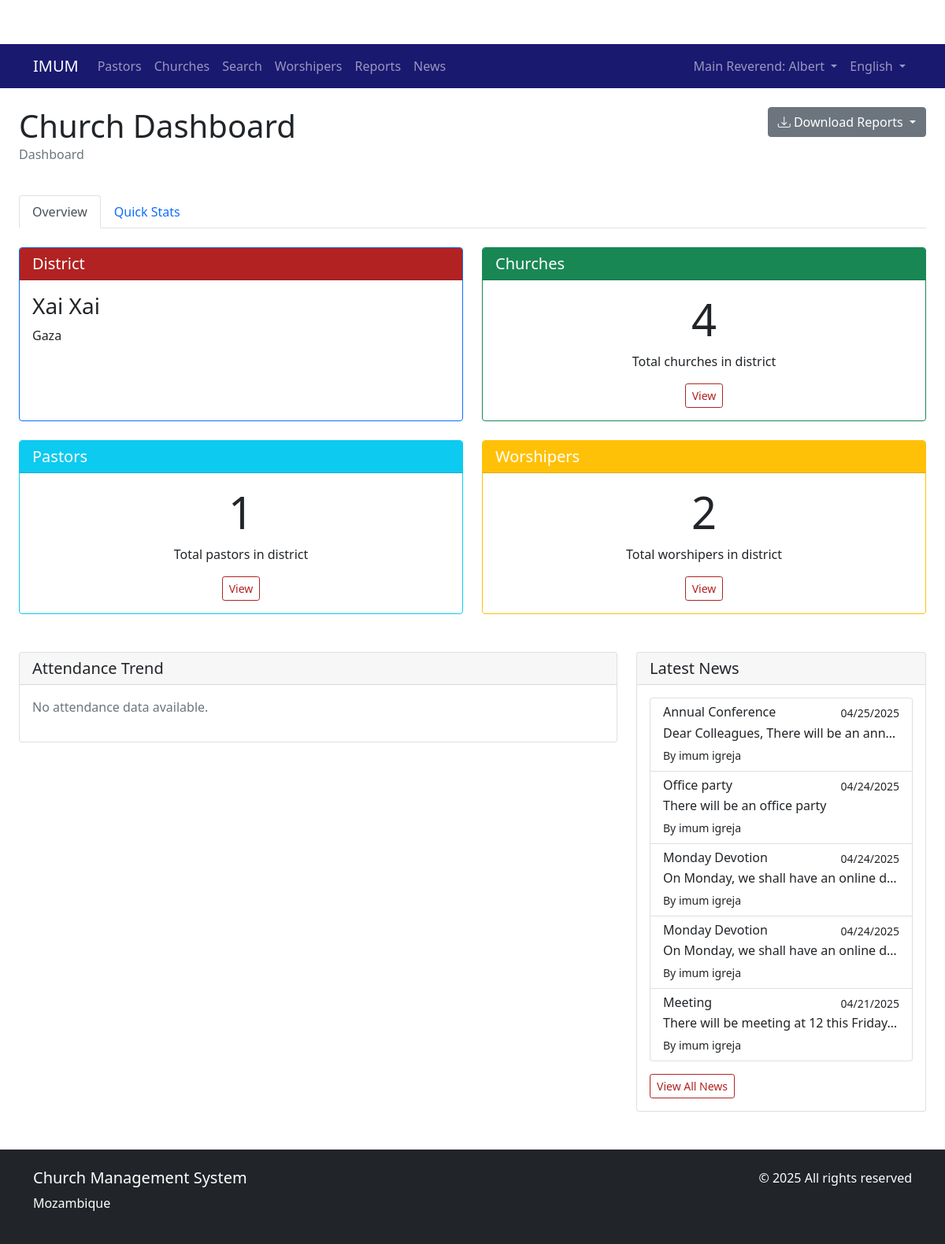
/ (signed in), run on an earlier commit of the app's database.
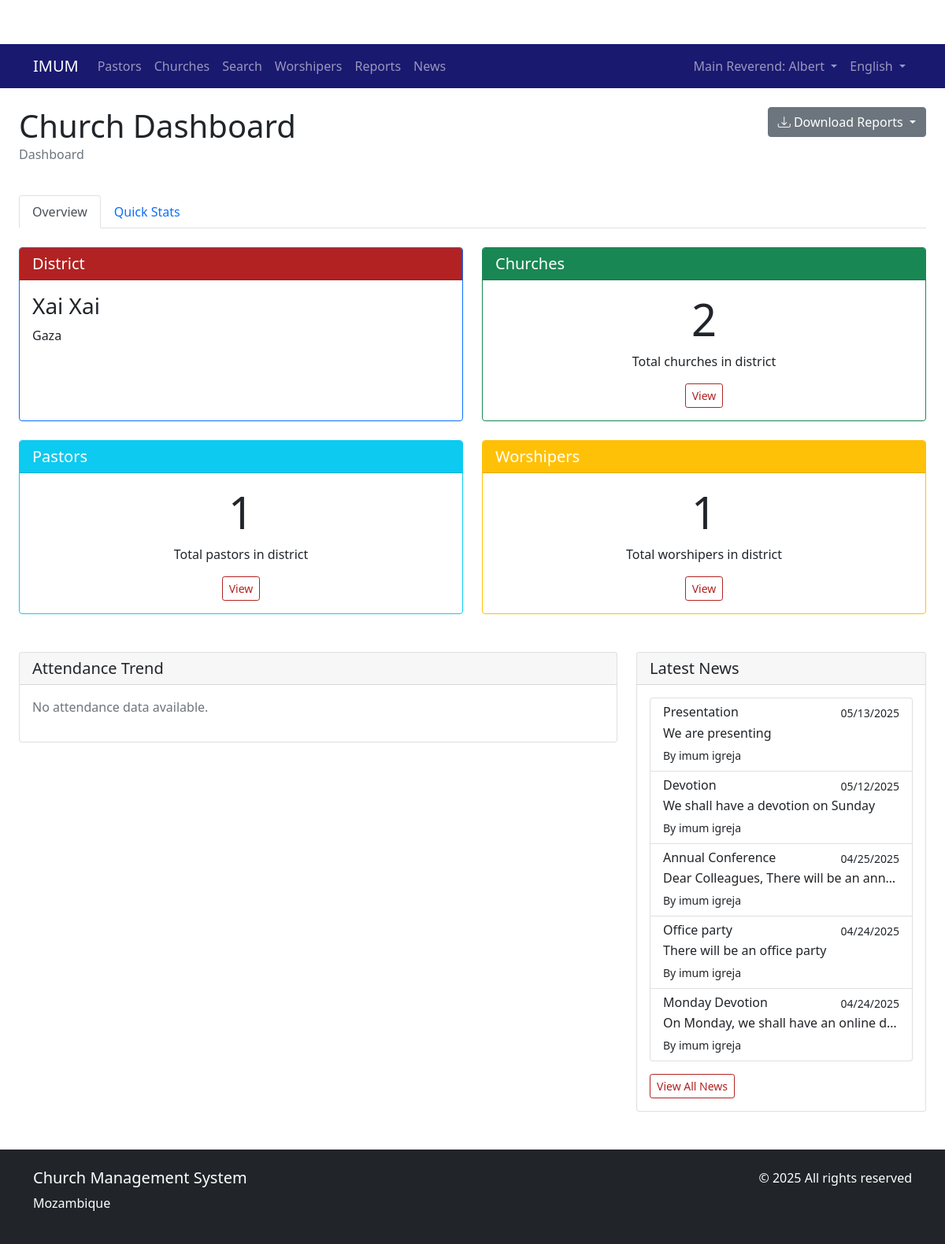
And on a later commit of the database.
### church/models.py (models this page shows, shortened)
class News(models.Model):
    title = models.CharField(max_length=200)
    content = models.TextField()
    author = models.ForeignKey(User, on_delete=models.CASCADE)
    created_at = models.DateTimeField(auto_now_add=True)
    updated_at = models.DateTimeField(auto_now=True)
    is_published = models.BooleanField(default=True)
    emails_sent = models.BooleanField(default=False)
    email_sent_at = models.DateTimeField(null=True, blank=True)
    target_audience = models.CharField(max_length=20, choices=(
        ('ALL', _('All Users')),
        ('REVERENDS', _('Main Reverends and Pastors')),
        ('PASTORS', _('Pastors Only')),
    ), default='ALL')
    class Meta:
        verbose_name = _('News')
        verbose_name_plural = _('News')
        ordering = ['-created_at']
    def __str__(self):
        return self.title

class User(AbstractUser):
    ROLE_CHOICES = (
        ('ADMIN', _('Admin')),
        ('MAIN_REVEREND', _('Main Reverend')),
        ('PASTOR', _('Pastor')),
    )
    GENDER_CHOICES = (
        ('M', _('Male')),
        ('F', _('Female')),
        ('O', _('Other')),
    )
    PASTOR_CATEGORY_CHOICES = (
        ('DEACON', _('Deacon')),
        ('PROBATIONARY', _('Probationary')),
        ('PRESBYTER', _('Presbyter')),
    )
    role = models.CharField(max_length=20, choices=ROLE_CHOICES, default='PASTOR')
    phone_number = models.CharField(max_length=20, blank=True, null=True)
    profile_picture = models.ImageField(upload_to='profile_pics/', blank=True, null=True)
    address = models.TextField(blank=True, null=True)
    gender = models.CharField(max_length=1, choices=GENDER_CHOICES, blank=True, null=True)
    date_of_birth = models.DateField(blank=True, null=True)
    created_by = models.ForeignKey(
        'self',
        on_delete=models.SET_NULL,
        null=True,
        blank=True,
        related_name='created_users',
        verbose_name=_('Created By')
    )
    groups = models.ManyToManyField(
        Group,
        verbose_name=_('groups'),
        blank=True,
        help_text=_(
            'The groups this user belongs to. A user will get all permissions '
            'granted to each of their groups.'
        ),
        related_name="church_user_set",
        related_query_name="church_user",
    )
    user_permissions = models.ManyToManyField(
        Permission,
        verbose_name=_('user permissions'),
        blank=True,
        help_text=_('Specific permissions for this user.'),
        related_name="church_user_set",
        related_query_name="church_user",
    )
    pastor_category = models.CharField(
        max_length=20,
        choices=PASTOR_CATEGORY_CHOICES,
        null=True,
        blank=True,
        verbose_name=_('Pastor Category')
    )
    class Meta:
        verbose_name = _('user')
        verbose_name_plural = _('users')

### church/views.py (the view, shortened to what this page needs)
# urls.py: path('', views.dashboard, name='dashboard'),
@login_required
def dashboard(request):
    context = {}
    one_year_ago = datetime.now().date() - timedelta(days=365)
    if request.user.is_superuser or request.user.role == 'ADMIN':
        context['provinces'] = Province.objects.count()
        context['districts'] = District.objects.count()
        context['churches'] = Church.objects.count()
        context['main_reverends'] = User.objects.filter(role='MAIN_REVEREND').count()
        context['pastors'] = User.objects.filter(role='PASTOR').count()
        context['worshipers'] = Worshiper.objects.count()
        context['attendance_data'] = Attendance.objects.values('date').annotate(total=Sum('total')).order_by('date')[:30]
        context['baptized_count'] = Worshiper.objects.filter(is_baptized=True).count()
        context['avg_attendance'] = Attendance.objects.aggregate(avg=Avg('total'))['avg'] or 0
        context['new_members'] = Worshiper.objects.filter(created_at__gte=one_year_ago).count()
        context['gender_distribution'] = Worshiper.objects.values('gender').annotate(count=Count('gender')).order_by('gender')
    elif request.user.role == 'MAIN_REVEREND':
        district = District.objects.get(main_reverend=request.user)
        context['district'] = district
        context['churches'] = Church.objects.filter(district=district).count()
        context['pastors'] = User.objects.filter(
            Q(role='PASTOR') & (Q(churches__district=district) | Q(created_by=request.user))
        ).distinct().count()
        context['worshipers'] = Worshiper.objects.filter(church__district=district).count()
        context['attendance_data'] = Attendance.objects.filter(
            church__district=district
        ).values('date').annotate(total=Sum('total')).order_by('date')[:30]
        context['baptized_count'] = Worshiper.objects.filter(church__district=district, is_baptized=True).count()
        context['avg_attendance'] = Attendance.objects.filter(church__district=district).aggregate(avg=Avg('total'))['avg'] or 0
        context['new_members'] = Worshiper.objects.filter(
            church__district=district, created_at__gte=one_year_ago
        ).count()
        context['gender_distribution'] = Worshiper.objects.filter(
            church__district=district
        ).values('gender').annotate(count=Count('gender')).order_by('gender')
    context['news'] = News.objects.order_by('-created_at')[:5]
    logger.info(f"Dashboard for {request.user.username} ({request.user.role}): {context}")
    return render(request, 'church/dashboard.html', context)

### church/models.py (called while the page is built)
    def __str__(self):
        return f"{self.name}, {self.province.name}"

### templates/church/dashboard.html (shortened to what the changed rows need)
{% extends "church/base.html" %}
{% load i18n %}
{% block content %}
<div class="container-fluid">
    <div class="row mb-4">
        <div class="col">
            <h1 class="mb-0">{% trans "Church Dashboard" %}</h1>
        </div>
    </div>
    <div class="tab-content">
        <div class="tab-pane fade show active" id="overview">
            <div class="row">
                {% if user.is_superuser or user.role == 'ADMIN' %}
                    <div class="col-md-4 mb-4">
                        <div class="card h-100 border-primary">
                            <div class="card-header bg-primary text-white">
                                <h5 class="card-title mb-0">{% trans "Provinces" %}</h5>
                            </div>
                            <div class="card-body text-center">
                                <h2 class="display-4">{{ provinces }}</h2>
                                <p class="card-text">{% trans "Total provinces" %}</p>
                                <a href="{% url 'church:province_list' %}" class="btn btn-outline-primary btn-sm">{% trans "View" %}</a>
                            </div>
                        </div>
                    </div>
                    <div class="col-md-4 mb-4">
                        <div class="card h-100 border-success">
                            <div class="card-header bg-success text-white">
                                <h5 class="card-title mb-0">{% trans "Districts" %}</h5>
                            </div>
                            <div class="card-body text-center">
                                <h2 class="display-4">{{ districts }}</h2>
                                <p class="card-text">{% trans "Total districts" %}</p>
                                <a href="{% url 'church:district_list' %}" class="btn btn-outline-primary btn-sm">{% trans "View" %}</a>
                            </div>
                        </div>
                    </div>
                    <div class="col-md-4 mb-4">
                        <div class="card h-100 border-info">
                            <div class="card-header bg-info text-white">
                                <h5 class="card-title mb-0">{% trans "Churches" %}</h5>
                            </div>
                            <div class="card-body text-center">
                                <h2 class="display-4">{{ churches }}</h2>
                                <p class="card-text">{% trans "Total churches" %}</p>
                                <a href="{% url 'church:church_list' %}" class="btn btn-outline-primary btn-sm">{% trans "View" %}</a>
                            </div>
                        </div>
                    </div>
                    <div class="col-md-4 mb-4">
                        <div class="card h-100 border-warning">
                            <div class="card-header bg-warning text-white">
                                <h5 class="card-title mb-0">{% trans "Main Reverends" %}</h5>
                            </div>
                            <div class="card-body text-center">
                                <h2 class="display-4">{{ main_reverends }}</h2>
                                <p class="card-text">{% trans "Total District superintendentes " %}</p>
                                <a href="{% url 'church:user_list' %}" class="btn btn-outline-primary btn-sm">{% trans "View" %}</a>
                            </div>
                        </div>
                    </div>
                    <div class="col-md-4 mb-4">
                        <div class="card h-100 border-danger">
                            <div class="card-header bg-danger text-white">
                                <h5 class="card-title mb-0">{% trans "Pastors" %}</h5>
                            </div>
                            <div class="card-body text-center">
                                <h2 class="display-4">{{ pastors }}</h2>
                                <p class="card-text">{% trans "Total pastors" %}</p>
                                <a href="{% url 'church:pastor_list' %}" class="btn btn-outline-primary btn-sm">{% trans "View" %}</a>
                            </div>
                        </div>
                    </div>
                    <div class="col-md-4 mb-4">
                        <div class="card h-100 border-secondary">
                            <div class="card-header bg-secondary text-white">
                                <h5 class="card-title mb-0">{% trans "Worshipers" %}</h5>
                            </div>
                            <div class="card-body text-center">
                                <h2 class="display-4">{{ worshipers }}</h2>
                                <p class="card-text">{% trans "Total worshipers" %}</p>
                                <a href="{% url 'church:worshiper_list' %}" class="btn btn-outline-primary btn-sm">{% trans "View" %}</a>
                            </div>
                        </div>
                    </div>
                {% elif user.role == 'MAIN_REVEREND' %}
                    <div class="col-md-6 mb-4">
                        <div class="card h-100 border-primary">
                            <div class="card-header bg-primary text-white">
                                <h5 class="card-title mb-0">{% trans "District" %}</h5>
                            </div>
                            <div class="card-body">
                                <h3>{{ district.name }}</h3>
                                <p class="card-text">{{ district.province.name }}</p>
                            </div>
                        </div>
                    </div>
                    <div class="col-md-6 mb-4">
                        <div class="card h-100 border-success">
                            <div class="card-header bg-success text-white">
                                <h5 class="card-title mb-0">{% trans "Churches" %}</h5>
                            </div>
                            <div class="card-body text-center">
                                <h2 class="display-4">{{ churches }}</h2>
                                <p class="card-text">{% trans "Total churches in district" %}</p>
                                <a href="{% url 'church:church_list' %}" class="btn btn-outline-primary btn-sm">{% trans "View" %}</a>
                            </div>
                        </div>
                    </div>
                    <div class="col-md-6 mb-4">
                        <div class="card h-100 border-info">
                            <div class="card-header bg-info text-white">
                                <h5 class="card-title mb-0">{% trans "Pastors" %}</h5>
                            </div>
                            <div class="card-body text-center">
                                <h2 class="display-4">{{ pastors }}</h2>
                                <p class="card-text">{% trans "Total pastors in district" %}</p>
                                <a href="{% url 'church:pastor_list' %}" class="btn btn-outline-primary btn-sm">{% trans "View" %}</a>
                            </div>
                        </div>
                    </div>
                    <div class="col-md-6 mb-4">
                        <div class="card h-100 border-warning">
                            <div class="card-header bg-warning text-white">
                                <h5 class="card-title mb-0">{% trans "Worshipers" %}</h5>
                            </div>
                            <div class="card-body text-center">
                                <h2 class="display-4">{{ worshipers }}</h2>
                                <p class="card-text">{% trans "Total worshipers in district" %}</p>
                                <a href="{% url 'church:worshiper_list' %}" class="btn btn-outline-primary btn-sm">{% trans "View" %}</a>
                            </div>
                        </div>
                    </div>
                {% endif %}
            </div>
            <div class="row mt-4">
                <div class="col-md-4">
                    <div class="card">
                        <div class="card-body">
                            {% if news %}
                                <div class="list-group">
                                    {% for item in news %}
                                        <a href="{% url 'church:news_detail' item.id %}" class="list-group-item list-group-item-action">
                                            <div class="d-flex w-100 justify-content-between">
                                                <h6 class="mb-1">{{ item.title }}</h6>
                                                <small>{{ item.created_at|date:"SHORT_DATE_FORMAT" }}</small>
                                            </div>
                                            <p class="mb-1 text-truncate">{{ item.content|truncatewords:10 }}</p>
                                            <small>{% trans "By" %} {{ item.author.get_full_name }}</small>
                                        </a>
                                    {% endfor %}
                                </div>
                            {% else %}
                                <p class="text-muted">{% trans "No news available." %}</p>
                            {% endif %}
                        </div>
                    </div>
                </div>
            </div>
        </div>
    </div>
</div>
{% endblock %}

What changed in the data, as far as the page shows it:
no longer on this page (row unchanged): News: title "Monday Devotion", created_at "04/24/2025", content "On Monday, we shall have an online d…", author.get_full_name "imum igreja"
no longer on this page (row unchanged): News: title "Meeting", created_at "04/21/2025", content "There will be meeting at 12 this Friday…", author.get_full_name "imum igreja"
added News: title "Presentation", created_at "05/13/2025", content "We are presenting", author.get_full_name "imum igreja"
added News: title "Devotion", created_at "05/12/2025", content "We shall have a devotion on Sunday", author.get_full_name "imum igreja"
Also different on the page:
{{ churches }}: "4" → "2"
{{ worshipers }}: "2" → "1"
